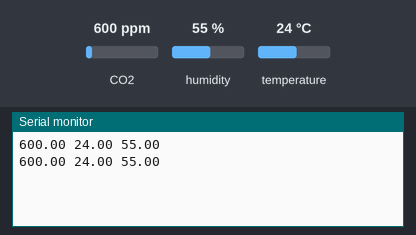
Recording of a sketch running on a simulated Arduino Uno, built with avr-gcc and run on an emulated ATmega328P. On the bench: the last lines printed to the serial monitor. Inputs (shaded band) come from the test bench; at power-on: CO2 600 ppm, humidity 55 %, temperature 24 °C.

Above: at 1.8 s.
1.9 s: CO2 set to 452 ppm
At 2.9 s:
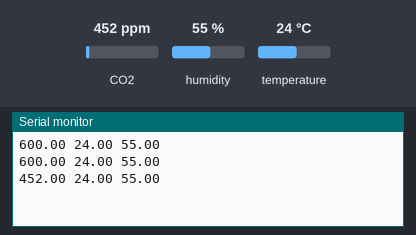
3.4 s: humidity set to 22 %
At 4.5 s:
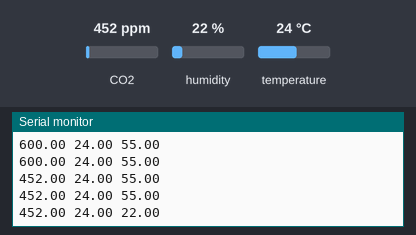
4.9 s: temperature set to 12 °C
At 6.3 s:
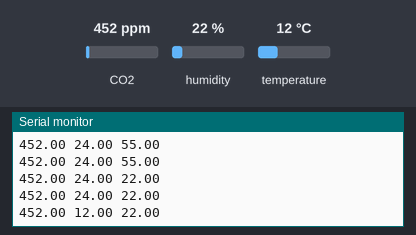
6.4 s: CO2 set to 1050 ppm
At 7.5 s:
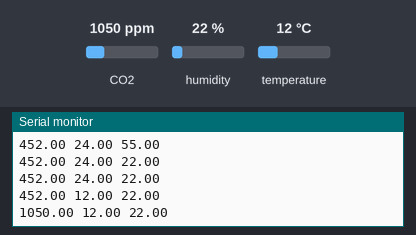
7.9 s: humidity set to 40 %
At 8.9 s:
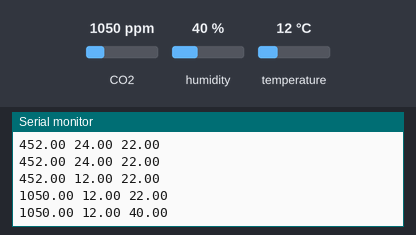
Timing chart, 0 to 10.4 s (numbered marks = the images above; inputs shaded):
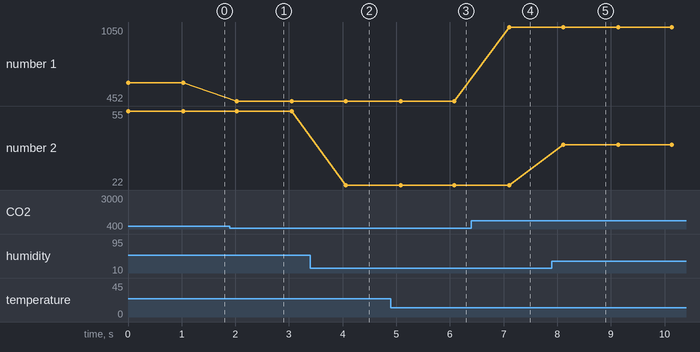

Measured:
- after the input at 1.9 s, the serial monitor: prints a new line after 0.13 s (image 1)
- after the input at 3.4 s, the serial monitor: prints a new line after 0.66 s (image 2)
- after the input at 4.9 s, the serial monitor: prints a new line after 1.2 s (image 3)
- after the input at 6.4 s, the serial monitor: prints a new line after 0.71 s (image 4)
- after the input at 7.9 s, the serial monitor: prints a new line after 0.21 s (image 5)
- plotted number 1: 600 → 452 after the input at 1.9 s, 452 → 1050 after the input at 6.4 s
- plotted number 2: 55 → 22 after the input at 3.4 s, 22 → 40 after the input at 7.9 s

The sketch:

run_sensor.ino
```cpp
#define RLOAD 22.0
// Calibration resistance at atmospheric CO2 level
#define RZERO 400
#define DHTPIN 2
#define DHTTYPE 11
#include "DHT.h"
#include "MQ135.h"
MQ135 gasSensor = MQ135(A0);
DHT dht(DHTPIN, DHTTYPE);
int val;
int sensorPin = A0;
int sensorValue = 0;
void setup() {
  Serial.begin(9600);
  pinMode(sensorPin, INPUT);
  dht.begin();
}

void loop() {
  float ppm = gasSensor.getPPM();
  Serial.print(ppm);
  Serial.print(" ");
  Serial.print(dht.readTemperature());
  Serial.print(" ");
  Serial.println(dht.readHumidity());
  delay(1000);
}
```
